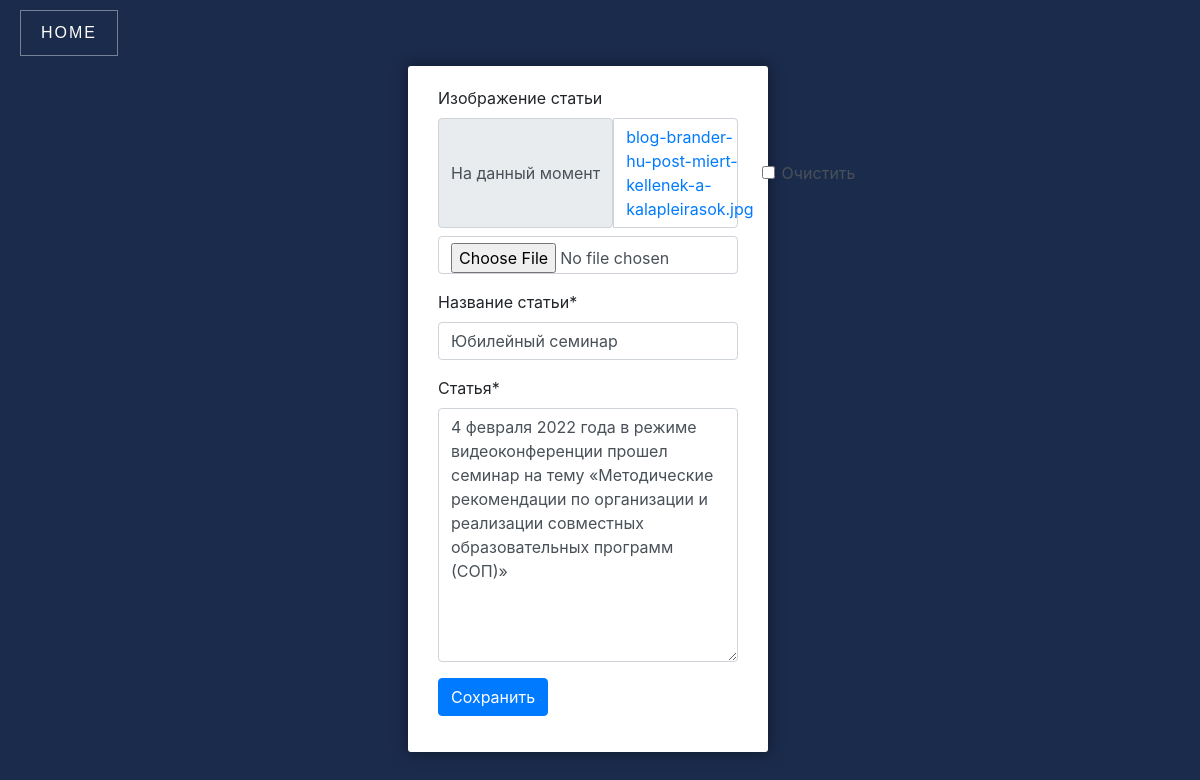
The page /updatenews/7/ (signed in) on the database its author committed.
### main/models.py (models this page shows, shortened)
class News(models.Model):
    images = models.ImageField("Изображение статьи",blank=True,null=True)
    tittle = models.CharField("Название статьи",max_length=250)
    full_text = models.TextField("Статья")
    date = models.DateTimeField("Дата публикации",auto_now_add=True,null=True,blank=True)
    class Meta:
        verbose_name = "Новость"
        verbose_name_plural = "Новости"

### main/views.py (the view)
# urls.py: path('updatenews/<int:pk>/',NewsUpdateView.as_view(),name = 'updatenews'),
class NewsUpdateView(LoginRequiredMixin,UpdateView):
    model = News
    template_name = 'main/createnews.html'
    form_class = NewsForm
    success_url = reverse_lazy("News")

### main/forms.py
class NewsForm(ModelForm):
    class Meta:
        model = News
        fields = ['images','tittle','full_text']
    def __init__(self, *args, **kwargs):
        super().__init__(*args, **kwargs)
        self.helper = FormHelper()
        self.helper.form_method = 'post'
        self.helper.add_input(Submit('submit', 'Сохранить'))

### main/templates/main/createnews.html (shortened to what this page needs)
<!DOCTYPE html>
{% load static %}
{% load crispy_forms_tags %}
<html lang="ru">
<head>
    <link rel="stylesheet" href="https://stackpath.bootstrapcdn.com/bootstrap/4.1.3/css/bootstrap.min.css">
    <link rel="stylesheet" href="{% static 'main/css/create.css' %}">
</head>
<body style="background-color: #1b2b4c;">
    <a href="{% url 'News' %}" class="border-button">Home</a>
    <fieldset>
        <form method="post" enctype="multipart/form-data">
            {% crispy form %}
        </form>
    </fieldset>
</body>
</html>

### static/main/css/create.css (style rules this page uses)
html { height: 100%; background-color: #1b2b4c; }
fieldset { background: white; border: 0 none; border-radius: 3px; box-shadow: 0 0 15px 1px rgba(0, 0, 0, 0.4); padding: 20px 30px; box-sizing: border-box; width: 30%; margin: 0% 34%; }
.border-button { text-decoration: none; display: inline-block; padding: 10px 20px; margin: 10px 20px; position: relative; color: white; border: 1px solid rgba(255, 255, 255, .4); background: none; font-weight: 300; font-family: 'Montserrat', sans-serif; text-transform: uppercase; letter-spacing: 2px; }
.border-button:before, .border-button:after { content: ""; position: absolute; width: 0; height: 0; opacity: 0; box-sizing: border-box; }
.border-button:before { bottom: 0; left: 0; border-left: 1px solid white; border-top: 1px solid white; transition: 0s ease opacity .8s, .2s ease width .4s, .2s ease height .6s; }
.border-button:after { top: 0; right: 0; border-right: 1px solid white; border-bottom: 1px solid white; transition: 0s ease opacity .4s, .2s ease width, .2s ease height .2s; }

### rows shown on the page
News: tittle "Юбилейный семинар", full_text "4 февраля 2022 года в режиме видеоконференции прошел семинар на тему «Методические рекомендации по организации и реализации совместных образовательных программ (СОП)»"
